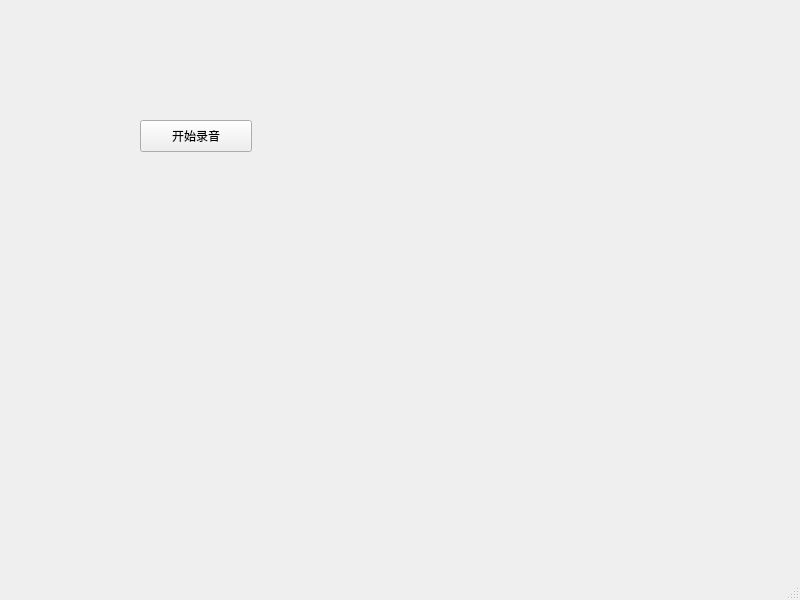
<?xml version="1.0" encoding="UTF-8"?>
<ui version="4.0">
 <class>MainWindow</class>
 <widget class="QMainWindow" name="MainWindow">
  <property name="geometry">
   <rect>
    <x>0</x>
    <y>0</y>
    <width>800</width>
    <height>600</height>
   </rect>
  </property>
  <property name="windowTitle">
   <string>MainWindow</string>
  </property>
  <widget class="QWidget" name="centralwidget">
   <widget class="QPushButton" name="audioButton">
    <property name="geometry">
     <rect>
      <x>140</x>
      <y>120</y>
      <width>112</width>
      <height>32</height>
     </rect>
    </property>
    <property name="text">
     <string>开始录音</string>
    </property>
   </widget>
  </widget>
  <widget class="QMenuBar" name="menubar">
   <property name="geometry">
    <rect>
     <x>0</x>
     <y>0</y>
     <width>800</width>
     <height>22</height>
    </rect>
   </property>
  </widget>
  <widget class="QStatusBar" name="statusbar"/>
 </widget>
 <resources/>
 <connections/>
</ui>
